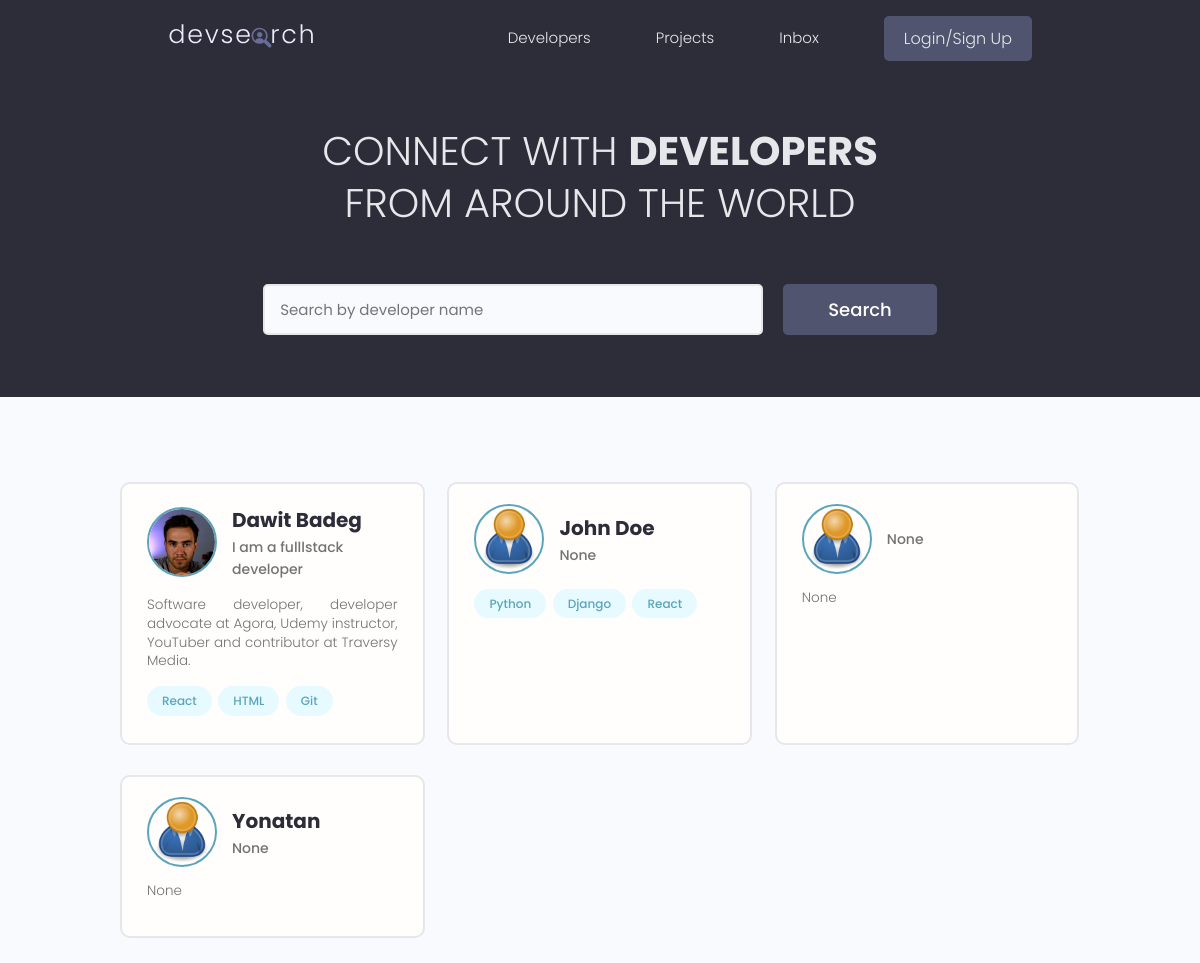
Before: / with the older database file.
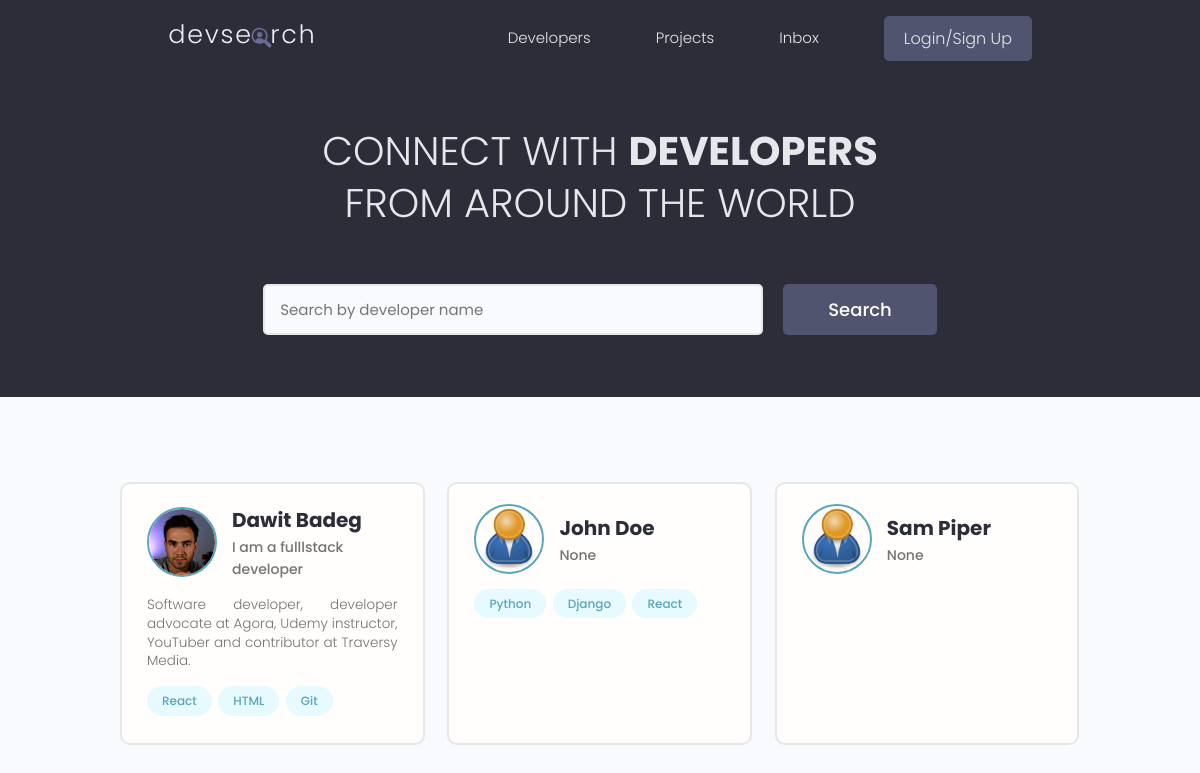
After: the same page with the newer database file.
### users/models.py (models this page shows, shortened)
class Profile(models.Model):
    user = models.OneToOneField(User, on_delete=models.CASCADE, null=True, blank=True)
    name = models.CharField(max_length=200, blank=True, null=True)
    email = models.EmailField(max_length=500, blank=True, null=True)
    username = models.CharField(max_length=200, blank=True, null=True)
    location = models.CharField(max_length=200, blank=True, null=True)
    short_intro = models.CharField(max_length=200, blank=True, null=True)
    bio = models.TextField(blank=True, null=True)
    profile_image = models.ImageField(null=True, blank=True, upload_to='profiles/', default="profiles/user-default.png")
    social_github = models.CharField(max_length=200, blank=True, null=True)
    social_twitter = models.CharField(max_length=200, blank=True, null=True)
    social_linkedin = models.CharField(max_length=200, blank=True, null=True)
    social_youtube = models.CharField(max_length=200, blank=True, null=True)
    social_website = models.CharField(max_length=200, blank=True, null=True)
    created = models.DateTimeField(auto_now_add=True)
    id = models.UUIDField(default=uuid.uuid4, unique=True,
                          primary_key=True, editable=False)

class Skill(models.Model):
    owner = models.ForeignKey(Profile, on_delete=models.CASCADE, null=True, blank=True)
    name = models.CharField(max_length=200, blank=True, null=True)
    description = models.TextField(null=True, blank=True)
    created = models.DateTimeField(auto_now_add=True)
    id = models.UUIDField(default=uuid.uuid4, unique=True,
                          primary_key=True, editable=False)
    def __str__(self):
        return str(self.name)

### users/views.py (the view)
# urls.py: path('', views.profiles, name="profiles"),
def profiles(request):
    profiles = Profile.objects.all()
    context = {'profiles': profiles}
    return render(request, 'users/profiles.html', context)

### users/templates/users/profiles.html (shortened to what this page needs)
{% extends 'main.html' %}
{% block content %}
<main class="home">
    <section class="hero-section text-center">
      <div class="container container--narrow">
        <div class="hero-section__box">
          <h2>CONNECT WITH <span>DEVELOPERS</span></h2>
          <h2>FROM AROUND THE WORLD</h2>
        </div>
        <div class="hero-section__search">
          <form class="form" action="#" method="get">
            <div class="form__field">
              <input class="input input--text" id="formInput#search" type="text" name="text"
                placeholder="Search by developer name" />
            </div>
            <input class="btn btn--sub btn--lg" type="submit" value="Search" />
          </form>
        </div>
      </div>
    </section>
    <section class="devlist">
      <div class="container">
        <div class="grid grid--three">
        {% for profile in profiles %}
          <div class="column card">
            <div class="dev">
              <a href="{% url 'user-profile' profile.id %}" class="card__body">
                <div class="dev__profile">
                  <img class="avatar avatar--md" src="{{ profile.profile_image.url }}" alt="image" />
                  <div class="dev__meta">
                    <h3>{{profile.name}}</h3>
                    <h5>{{profile.short_intro|slice:"60"}}</h5>
                  </div>
                </div>
                <p class="dev__info">
                  {{profile.bio|slice:"150"}}
                </p>
                <div class="dev__skills">
                {% for skill in profile.skill_set.all|slice:"5" %}
                  <span class="tag tag--pill tag--main">
                    <small>{{skill}}</small>
                  </span>
                {% endfor %}
                </div>
              </a>
            </div>
          </div>
        {% endfor %}
        </div>
      </div>
    </section>
  </main>
{% endblock content%}

### templates/main.html (shortened to what this page needs)
<!DOCTYPE html>
{% load static %}
<html lang="en">
<head>
  <link rel="stylesheet" href="https://cdn.iconmonstr.com/1.3.0/css/iconmonstr-iconic-font.min.css" />
  <link rel="stylesheet" href="{% static 'uikit/styles/uikit.css' %}" />
  <link rel="stylesheet" href="{% static 'styles/app.css' %}" />
</head>
<body>
    {% include 'navbar.html' %}
    {% block content %}
    {% endblock content %}
  </body>
</html>

### templates/navbar.html (shortened to what this page needs)
{% load static %}
<header class="header">
    <div class="container container--narrow">
      <a href="{% url 'profiles' %}" class="header__logo">
        <img src="{% static 'images/logo.svg' %}" alt="DevSearch Logo" />
      </a>
      <nav class="header__nav">
        <ul class="header__menu">
          <li class="header__menuItem"><a href="{% url 'profiles' %}">Developers</a></li>
          <li class="header__menuItem"><a href="{% url 'projects' %}">Projects</a></li>
          <li class="header__menuItem"><a href="">Inbox</a></li>
          {% if request.user.is_authenticated %}
          <li class="header__menuItem"><a href="{% url 'account' %}">Account</a></li>
          <li class="header__menuItem"><a href="{% url 'logout' %}" class="btn btn--sub">Logout</a></li>
          {% else %}
          <li class="header__menuItem"><a href="{% url 'login' %}" class="btn btn--sub">Login/Sign Up</a></li>
          {% endif %}
        </ul>
      </nav>
    </div>
  </header>

### static/styles/app.css (style rules this page uses)
:root { --color-sub: #2d2d39; }
.btn--sub { background-color: var(--color-sub-light); }
.card { border: 2px solid var(--color-light); }
img { width: 100%; }
.header { position: sticky; z-index: 111; background-color: var(--color-sub); padding: 1.5rem 0; }
.header > .container { display: flex; justify-content: space-between; align-items: center; }
.header__logo > img { height: 3.8rem; }
.header__nav > ul { display: inline-flex; align-items: center; list-style: none; gap: 6.5rem; }
.header__menuItem > a { color: var(--color-light); font-weight: 300; }
.hero-section { height: 40vh; display: flex; align-items: center; background-color: var(--color-sub); }
.hero-section__box { margin-bottom: 4rem; }
.hero-section__box > h2, .hero-section__box > h2 > span { font-size: 4rem; color: var(--color-light); line-height: 1.3; text-transform: uppercase; }
.hero-section__box > h2 { font-weight: 300; }
.hero-section__box > h2 > span { font-weight: 700; }
.hero-section__search > .form { display: flex; align-items: center; justify-content: center; gap: 2rem; }
.hero-section__search > .form input.input--text { width: 50rem; }
.devlist { margin-top: 8rem; }
.devlist .grid { align-items: stretch; }
.devlist .dev .dev__profile { display: flex; align-items: center; gap: 1.5rem; }
.devlist .dev .dev__meta h3 { color: var(--color-sub); font-size: 2rem; font-weight: 700; }
.devlist .dev .dev__meta h5 { color: var(--color-text); font-size: 1.4rem; font-weight: 500; }
.devlist .dev .dev__info { margin: 1.5rem 0; font-size: 1.35rem; line-height: 1.4; text-align: justify; }

### static/uikit/styles/modules/_variables.css (style rules this page uses)
:root { --color-main: #5aa5b9; --color-main-light: #e6faff; --color-sub: #3f4156; --color-sub-light: #51546e; --color-sub-lighter: #ededfd; --color-text: #737373; --color-gray: #8b8b8b; --color-light: #e5e7eb; --color-light-gray: #767676; --color-bg: #f8fafd; --color-white: #fffefd; --color-white-light: #f3f3f3; --color-success: #359e64; --color-success-bg: #def8e8; --color-error: #fc4b0b; --color-error-bg: #fff2ee; --font-base: 'Poppins', arial, helvetica, 'Segoe UI', roboto, ubuntu, sans-serif; --font-monospace: 'Fira Code', 'Courier New', courier, monospace; --font-regular: 300; --font-medium: 500; --font-bold: 700; --generic-shadow: 1px 1px 5px #00000010; --generic-transition: all 0.3s ease-in-out; }

### static/uikit/styles/modules/_base.css (style rules this page uses)
* { margin: 0; padding: 0; box-sizing: border-box; text-rendering: optimizeLegibility; color: inherit; font-size: inherit; }
html { font-size: 50%; }
@media only screen and (min-width: 480px) { html { font-size: 56.25%; } }
@media only screen and (min-width: 1200px) { html { font-size: 62.5%; } }
body { line-height: 1.6; font-weight: 400; font-size: 1.5rem; color: var(--color-text); background-color: var(--color-bg); min-height: 100vh; }

### static/uikit/styles/modules/_typography.css (style rules this page uses)
* { font-family: var(--font-base); }
h2 { font-size: 3.6rem; font-weight: var(--font-bold); }
h3 { font-size: 3.2rem; font-weight: var(--font-medium); }
h5 { font-size: 2.4rem; font-weight: var(--font-medium); }
h5, h6 { font-weight: var(--font-regular); }
p, span, strong { font-size: 1.6rem; color: var(--color-text); font-weight: var(--font-regular); }
a { padding-bottom: 2px; text-decoration: none; display: inline-block; color: var(--color-main); font-weight: var(--font-medium); }

### static/uikit/styles/modules/_utilities.css (style rules this page uses)
.container { width: 92%; max-width: 165rem; margin: 0 auto; box-sizing: border-box; }
.container--narrow { width: 92%; max-width: 120rem; }
@media screen and (min-width: 1000px) { .container { width: 90%; } }
@media screen and (min-width: 1000px) { .container--narrow { width: 85%; } }
@media screen and (min-width: 1200px) { .container { width: 80%; } }
@media screen and (min-width: 1200px) { .container--narrow { width: 72%; } }
.text-center { text-align: center; }

### static/uikit/styles/modules/_avatar.css (style rules this page uses)
.avatar { border-radius: 50%; border: 2px solid var(--color-main); object-fit: cover; }
.avatar--md { height: 7rem; width: 7rem; }

### static/uikit/styles/modules/_button.css (style rules this page uses)
.btn { display: inline-block; position: relative; cursor: pointer; background-color: var(--color-light); font-weight: var(--font-medium); color: var(--color-sub); text-decoration: none; padding: 1rem 2rem; border-radius: 0.5rem; border: none; width: -webkit-fit-content; width: -moz-fit-content; width: fit-content; height: -webkit-fit-content; height: -moz-fit-content; height: fit-content; font-size: 1.6rem; outline-width: 0; outline-color: transparent; -webkit-backface-visibility: hidden; backface-visibility: hidden; transition: all 0.3s ease-in-out; }
.btn--sub { background-color: var(--color-sub); color: var(--color-white); }
.btn--lg { font-size: 1.8rem; padding: 1.2rem 4.5rem; }

Changed rows visible on the page:
removed Profile: profile_image (placeholder picture), short_intro "None", bio "None"
removed Profile: profile_image (placeholder picture), name "Yonatan", short_intro "None", bio "None"
added Profile: profile_image (placeholder picture), name "Sam Piper", short_intro "None"
